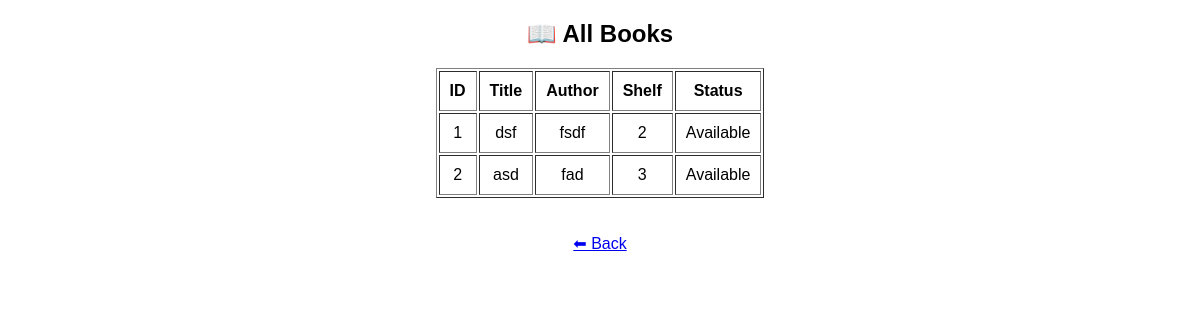
/view_books, run on an earlier commit of the app's database.
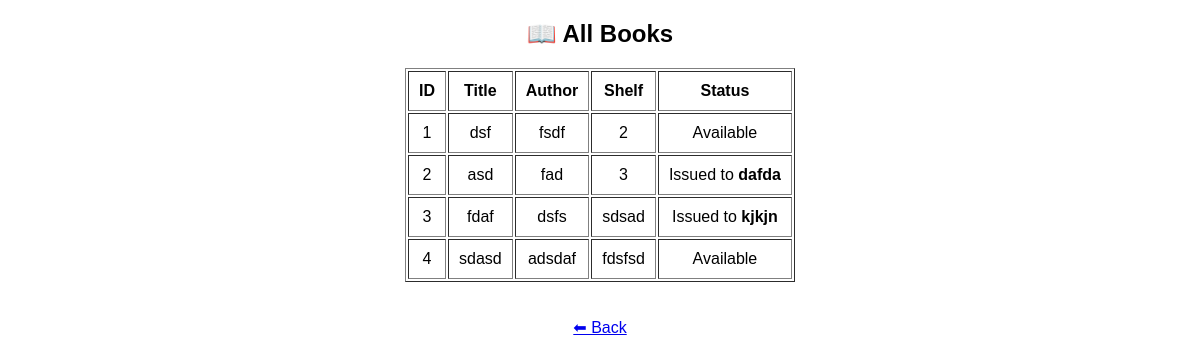
And on a later commit of the database.
### tables this page shows
CREATE TABLE books (
            id INTEGER PRIMARY KEY AUTOINCREMENT,
            title TEXT NOT NULL,
            author TEXT NOT NULL,
            shelf TEXT NOT NULL,
            available INTEGER DEFAULT 1
        );

### app.py (the view)
@app.route('/view_books')
def view_books():
    conn = get_db()
    cursor = conn.cursor()
    cursor.execute("""
        SELECT b.id, b.title, b.author, b.shelf,
               (SELECT student_name
                FROM issued_books i
                WHERE i.book_id = b.id AND i.status='Issued'
                ORDER BY i.id DESC LIMIT 1
               ) AS current_holder
        FROM books b
    """)
    books = cursor.fetchall()
    conn.close()
    return render_template("view_books.html", books=books)

### app.py (called while the page is built)
def get_db():
    return sqlite3.connect("library.db", timeout=20)

### templates/view_books.html (shortened to what this page needs)
<!DOCTYPE html>
<html>
<head>
</head>
<body style="font-family: Arial; text-align:center;">
    <h2>📖 All Books</h2>
    <table border="1" align="center" cellpadding="10">
        <tr>
            <th>ID</th>
            <th>Title</th>
            <th>Author</th>
            <th>Shelf</th>
            <th>Status</th>
        </tr>
        {% for book in books %}
        <tr>
            <td>{{ book[0] }}</td>
            <td>{{ book[1] }}</td>
            <td>{{ book[2] }}</td>
            <td>{{ book[3] }}</td>
            <td>
                {% if book[4] %}
                    Issued to <strong>{{ book[4] }}</strong>
                {% else %}
                    Available
                {% endif %}
            </td>
        </tr>
        {% endfor %}
    </table>
    <br><br>
    <a href="{{ '/dashboard' if session.get('librarian') else '/' }}">⬅ Back</a>
</body>
</html>

What changed in the data, as far as the page shows it:
shown differently, row unchanged: books "asd": book (not shown) → "dafda"; text "Available" → "Issued to"
added books: id "3", title "fdaf", author "dsfs", shelf "sdsad", book "kjkjn"
added books: id "4", title "sdasd", author "adsdaf", shelf "fdsfsd", shows "Available"
